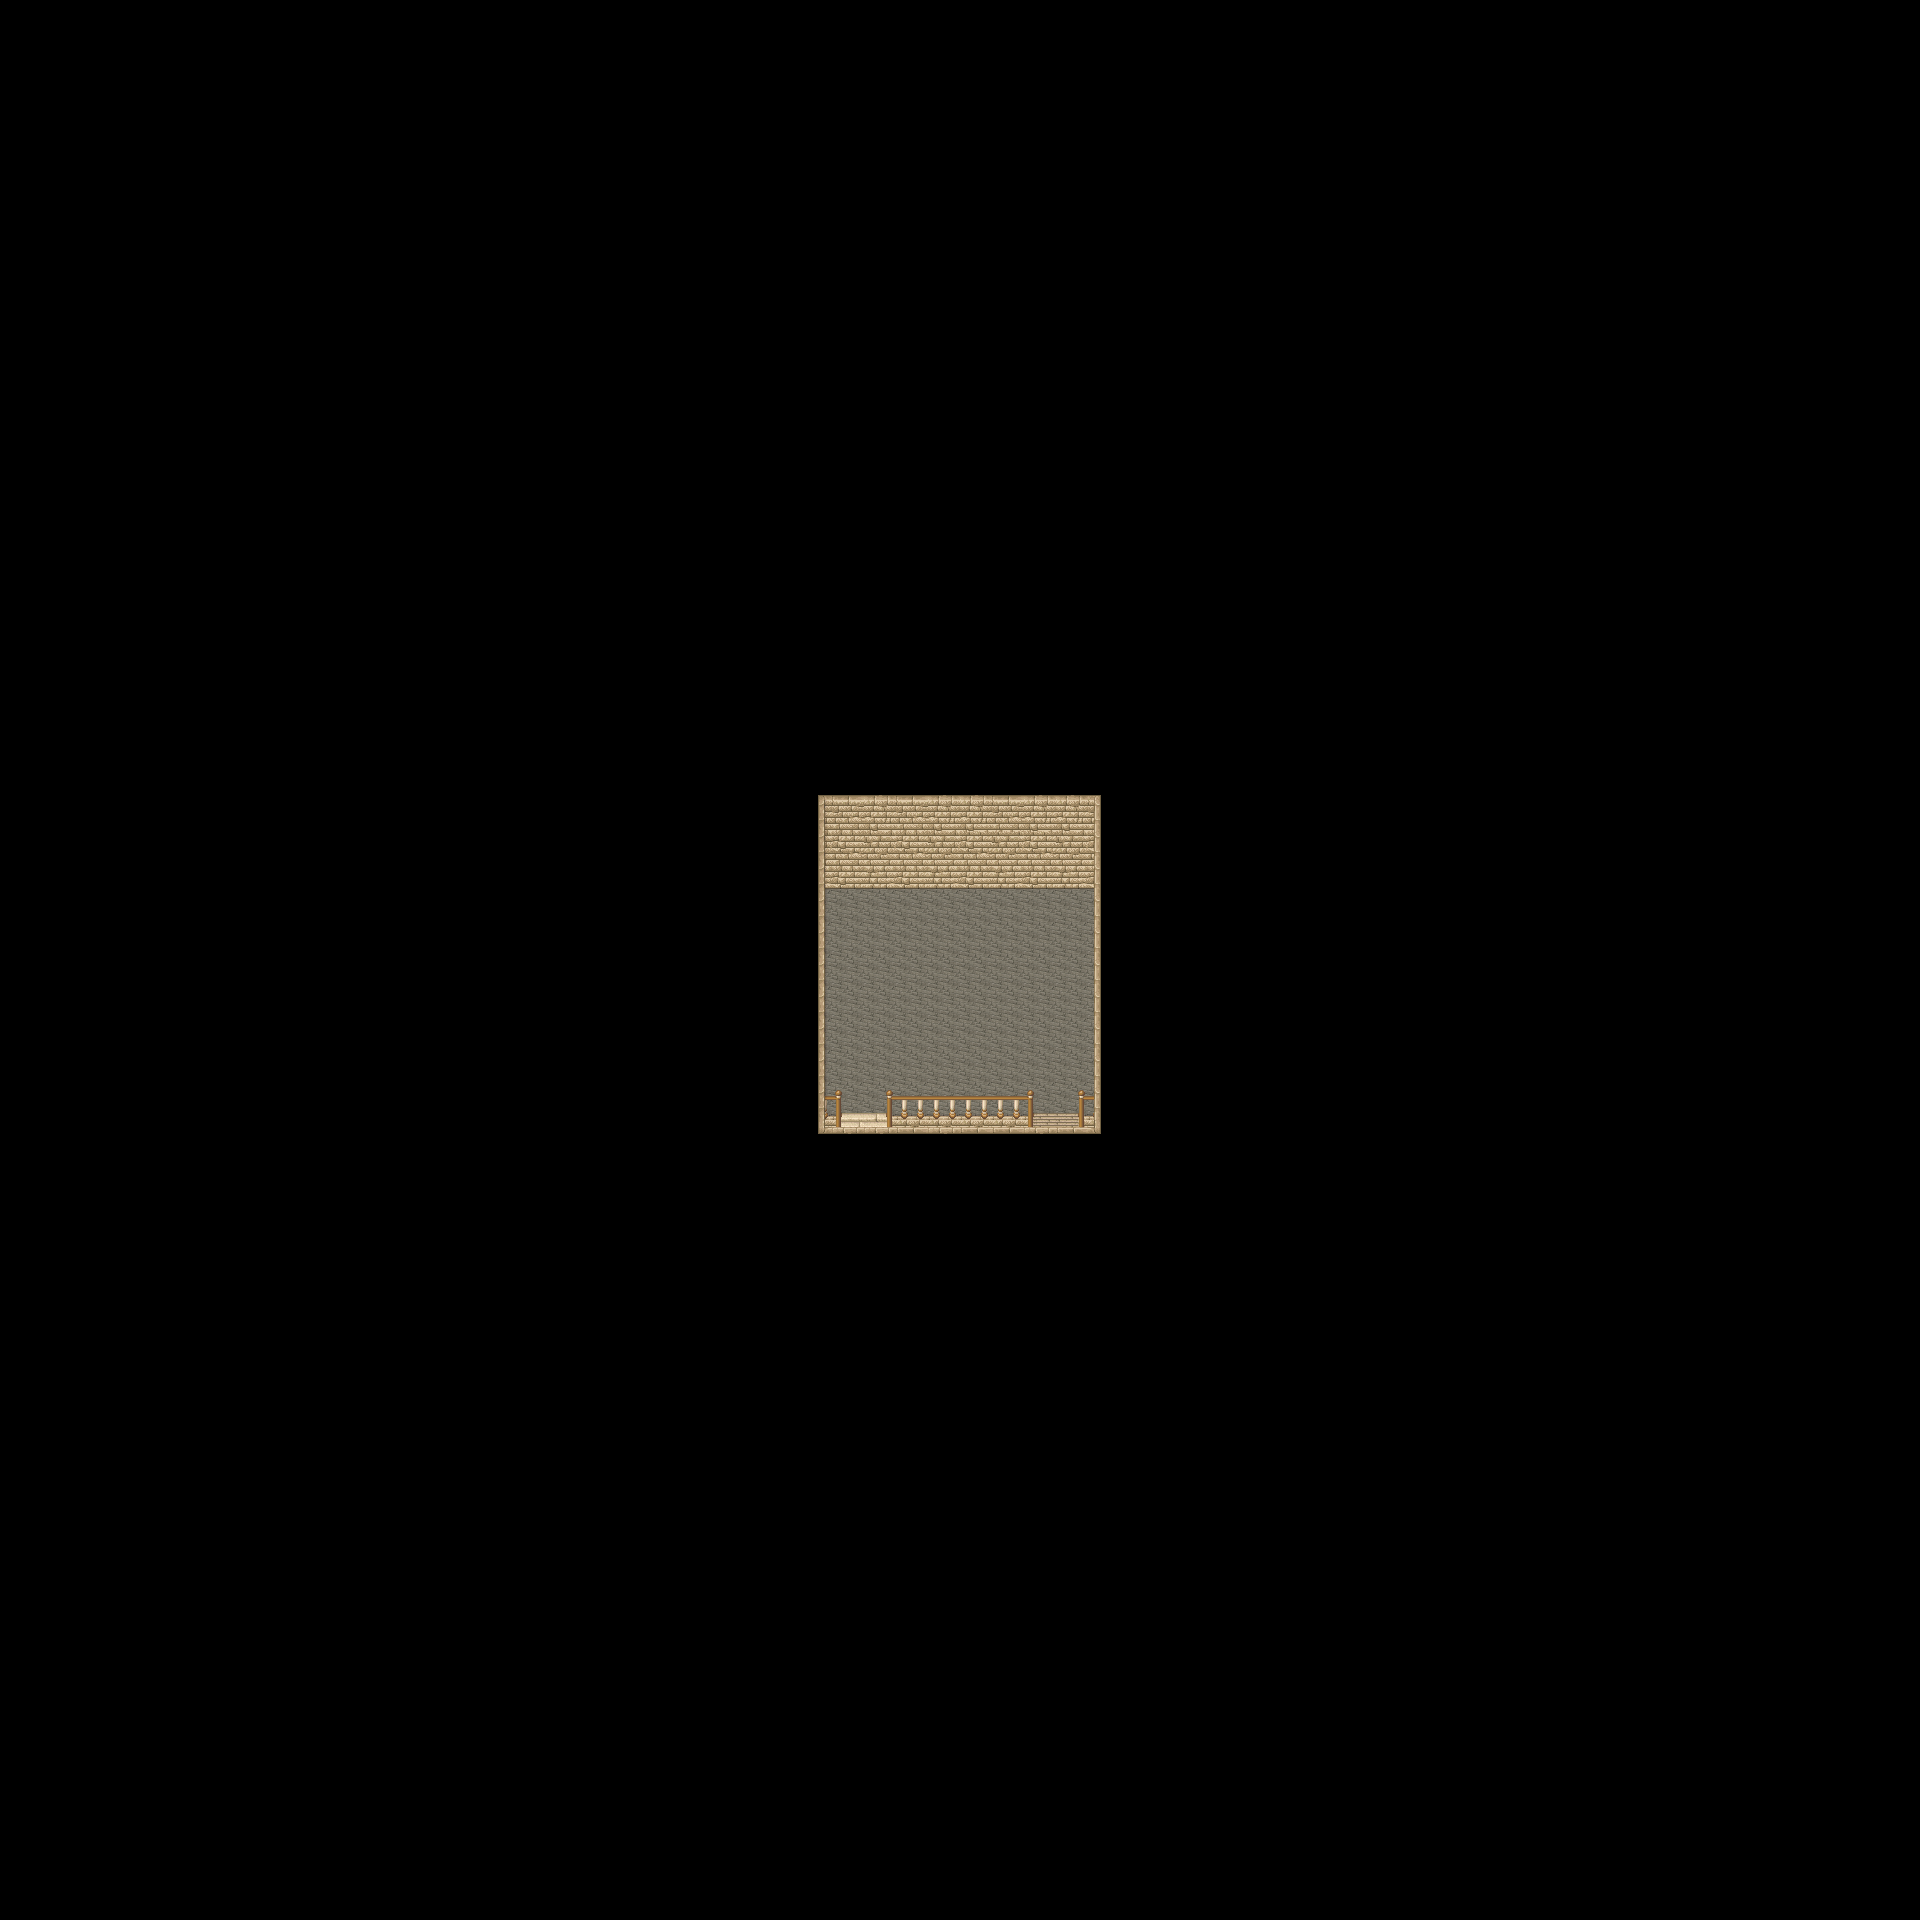

This is a level from a 2D game, rendered from its Tiled map with the project's own tilesets. A one-line summary and the map file follow, with tile-layer data summarised:
An orthogonal 60x60 tile map with 32x32 px tiles, 8 tile layers (Ground, Ground 2, Ground 3, Fringe, ...), 1 hidden layer not drawn, 17 tilesets and 2 objects (2x warp).

<map version="1.2" tiledversion="1.3.4" orientation="orthogonal" renderorder="right-down" compressionlevel="0" width="60" height="60" tilewidth="32" tileheight="32" infinite="0" nextlayerid="14" nextobjectid="18">
 <properties>
  <property name="license" value="CC BY-SA 3.0" />
  <property name="manaplus version" value="2" />
  <property name="minimap" value="graphics/minimaps/009-2-17.png" />
  <property name="music" value="swamp.ogg" />
  <property name="name" value="Chapel Tower 2nd Floor" />
 </properties>
 <tileset firstgid="1" name="Collision" tilewidth="32" tileheight="32" tilecount="9" columns="3">
  <image source="../graphics/tilesets/collision.png" width="96" height="96" />
 </tileset>
 <tileset firstgid="10" name="hurns-indoor" tilewidth="32" tileheight="32" tilecount="256" columns="16">
  <image source="../graphics/tilesets/hurns-indoor.png" width="512" height="512" />
 </tileset>
 <tileset firstgid="266" name="artis-indoor" tilewidth="32" tileheight="32" tilecount="256" columns="16">
  <image source="../graphics/tilesets/artis-indoor.png" width="512" height="512" />
 </tileset>
 <tileset firstgid="522" name="artis-indoor-fringe" tilewidth="32" tileheight="32" tilecount="256" columns="16">
  <image source="../graphics/tilesets/artis-indoor-fringe.png" width="512" height="512" />
 </tileset>
 <tileset firstgid="778" name="ship-indoor-fringe" tilewidth="32" tileheight="32" tilecount="256" columns="16">
  <image source="../graphics/tilesets/ship-indoor-fringe.png" width="512" height="512" />
 </tileset>
 <tileset firstgid="1034" name="artis-indoor-x1x3" tilewidth="32" tileheight="96" tilecount="48" columns="16">
  <image source="../graphics/tilesets/artis-indoor-x1x3.png" width="512" height="288" />
 </tileset>
 <tileset firstgid="1082" name="artis-indoor-x1x2" tilewidth="32" tileheight="64" tilecount="16" columns="16">
  <image source="../graphics/tilesets/artis-indoor-x1x2.png" width="512" height="64" />
 </tileset>
 <tileset firstgid="1098" name="hurns-ground" tilewidth="32" tileheight="32" tilecount="256" columns="16">
  <image source="../graphics/tilesets/hurns-ground.png" width="512" height="512" />
 </tileset>
 <tileset firstgid="1354" name="hurns-indoor-x1x3" tilewidth="32" tileheight="96" tilecount="16" columns="16">
  <image source="../graphics/tilesets/hurns-indoor-x1x3.png" width="512" height="96" />
 </tileset>
 <tileset firstgid="1370" name="artis-indoor-x1x4" tilewidth="32" tileheight="32" tilecount="64" columns="16">
  <image source="../graphics/tilesets/artis-indoor-x1x4.png" width="512" height="128" />
 </tileset>
 <tileset firstgid="1434" name="hurns-teacup-vapor" tilewidth="32" tileheight="32" tilecount="8" columns="4">
  <image source="../graphics/tilesets/hurns-teacup-vapor.png" width="128" height="64" />
  <tile id="0">
   <animation>
    <frame tileid="0" duration="100" />
    <frame tileid="1" duration="100" />
    <frame tileid="2" duration="100" />
    <frame tileid="3" duration="100" />
   </animation>
  </tile>
  <tile id="4">
   <animation>
    <frame tileid="4" duration="100" />
    <frame tileid="5" duration="100" />
    <frame tileid="6" duration="100" />
    <frame tileid="7" duration="100" />
   </animation>
  </tile>
 </tileset>
 <tileset firstgid="1442" name="fire" tilewidth="64" tileheight="64" tilecount="7" columns="7">
  <image source="../graphics/tilesets/fire.png" width="448" height="64" />
  <tile id="0">
   <animation>
    <frame tileid="0" duration="100" />
    <frame tileid="1" duration="100" />
    <frame tileid="2" duration="100" />
    <frame tileid="3" duration="100" />
    <frame tileid="4" duration="100" />
    <frame tileid="5" duration="100" />
    <frame tileid="6" duration="100" />
   </animation>
  </tile>
 </tileset>
 <tileset firstgid="1449" name="hurns-indoor-accessory" tilewidth="32" tileheight="32" tilecount="128" columns="8">
  <image source="../graphics/tilesets/hurns-indoor-accessory.png" width="256" height="512" />
 </tileset>
 <tileset firstgid="1577" name="sunlight-x1x5" tilewidth="32" tileheight="160" tilecount="4" columns="4">
  <image source="../graphics/tilesets/sunlight-x1x5.png" width="128" height="160" />
 </tileset>
 <tileset firstgid="1581" name="candle-x1x2" tilewidth="32" tileheight="64" tilecount="12" columns="3">
  <image source="../graphics/tilesets/candle-x1x2.png" width="96" height="256" />
  <tile id="6">
   <animation>
    <frame tileid="6" duration="100" />
    <frame tileid="7" duration="100" />
   </animation>
  </tile>
 </tileset>
 <tileset firstgid="1593" name="artis-indoor-cellar" tilewidth="32" tileheight="32" tilecount="128" columns="8">
  <image source="../graphics/tilesets/artis-indoor-cellar.png" width="256" height="512" />
 </tileset>
 <tileset firstgid="1721" name="castle1" tilewidth="32" tileheight="32" tilecount="374" columns="17">
  <image source="../graphics/tilesets/castle1.png" width="544" height="704" />
 </tileset>
 <layer id="1" name="Ground" width="60" height="60">
  <data>[3600 cells, 3600 non-empty, 8 distinct tile ids]</data>
 </layer>
 <layer id="2" name="Ground 2" width="60" height="60">
  <data>[3600 cells, 27 non-empty, 10 distinct tile ids]</data>
 </layer>
 <layer id="3" name="Ground 3" width="60" height="60">
  <data>[3600 cells, 8 non-empty, 8 distinct tile ids]</data>
 </layer>
 <layer id="4" name="Fringe" width="60" height="60">
  <data>[3600 cells, 4 non-empty, 2 distinct tile ids]</data>
 </layer>
 <layer id="5" name="Over" width="60" height="60">
  <data>[3600 cells, 73 non-empty, 10 distinct tile ids]</data>
 </layer>
 <layer id="6" name="Over 2" width="60" height="60">
  <data>[3600 cells, 2 non-empty, 2 distinct tile ids]</data>
 </layer>
 <layer id="7" name="Over 3" width="60" height="60">
  <data>[3600 cells, 0 non-empty, 0 distinct tile ids]</data>
 </layer>
 <layer id="8" name="Collision" width="60" height="60" visible="0">
  <data>[3600 cells, 3536 non-empty, 1 distinct tile ids]</data>
 </layer>
 <layer id="9" name="Heights" width="60" height="60">
  <data>[3600 cells, 0 non-empty, 0 distinct tile ids]</data>
 </layer>
 <objectgroup id="10" name="Object">
  <object id="15" name="To Chapel Tower Top" type="warp" x="1024" y="1152" width="64" height="32">
   <properties>
    <property name="dest_map" value="009-2-18" />
    <property name="dest_x" value="67" />
    <property name="dest_y" value="160" />
   </properties>
  </object>
  <object id="17" name="To Chapel Tower 1st Floor" type="warp" x="832" y="1152" width="64" height="32">
   <properties>
    <property name="dest_map" value="009-2-16" />
    <property name="dest_x" value="33" />
    <property name="dest_y" value="35" />
   </properties>
  </object>
 </objectgroup>
</map>
